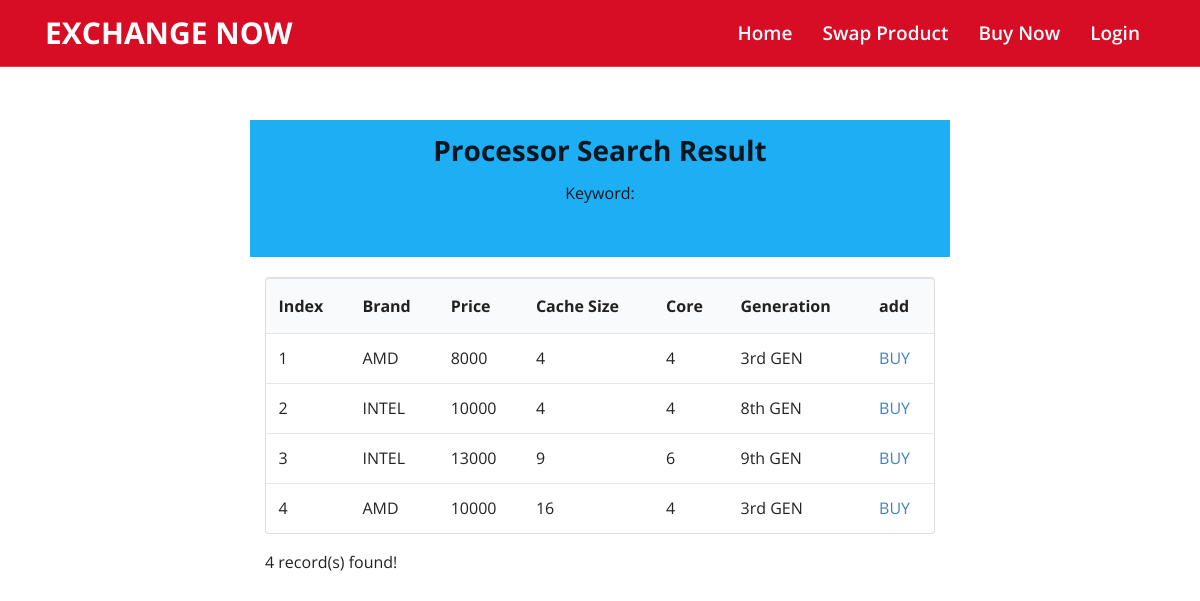
/exchange/buynow/intact_processor_searchresult.php, run on the app's committed database.
### tables this page shows
CREATE TABLE `processor` (
  `P_ID` int(20) NOT NULL,
  `P_NAME` varchar(20) DEFAULT NULL,
  `P_PRICE` int(11) DEFAULT NULL,
  `CACHE_SIZE` int(11) DEFAULT NULL,
  `CORE` int(11) DEFAULT NULL,
  `P_TYPE` varchar(10) DEFAULT NULL,
  `P_CATAGORY` int(11) NOT NULL DEFAULT 0
);

### exchange/buynow/intact_processor_searchresult.php (the view, shortened to what this page needs)
<!DOCTYPE html>
<html>
<head>
  <link rel="stylesheet" href="../css/fontawesome.css">
  <link rel="stylesheet" href="../css/owl.carousel.min.css">
  <link rel="stylesheet" href="../css/bootstrap.min.css">
  <link rel="stylesheet" href="../css/style.css">
  <link rel="stylesheet" href="../css/responsive.css">
  <link rel="stylesheet" href="../css/semantic.min.css">
   <?php require_once('../db_config.php'); ?>
   <?php $keyword = $_GET['keyword']; ?>
</head>
<body>
<header class="header fixed-top">
  <div class="container">
    <nav class="navbar navbar-expand-lg navbar-light">
       <a class="navbar-brand" href="../#"></span>Exchange Now</a>
      <div class="collapse navbar-collapse" id="collapsibleNavbar">
        <ul class="navbar-nav ml-auto">
         <li class="nav-item">
           <a class="nav-link active" href="../index.php"> Home</a>
         </li>
          <li class="nav-item">
           <a class="nav-link active" href="../customersell.html"> Swap Product</a>
         </li>
         <li class="nav-item">
           <a class="nav-link active" href="../buynow.php"> Buy Now</a>
         </li>
         <li class="nav-item">
           <a class="nav-link active" href="../login.php"> Login</a>
         </li>
       </ul>
      </div>
    </nav>
  </div>
</header>
<br>
<br>
<br><br>
<br><br>
</body>
<body>
  <div class="ui text container" style ="text-align: center; background-color: #1eaef4; padding: 1% ">
  <h1> Processor Search Result</h1>
  <p>Keyword:
  </p>
  <br>
  </div>
  <br>
  <?php
    $conn = new mysqli($servername, $username, $password, $dbname);
   $query = "SELECT * FROM `processor` WHERE P_CATAGORY =1 AND P_NAME LIKE '%$keyword%'";
    if ($result = $conn->query($query)) {
      printf('<div class="ui text container">');
      printf('<table class="ui unstackable table">');
      printf("<thead> <tr> <th>Index</th> <th>Brand</th> <th>Price</th> <th>Cache Size</th> <th>Core</th> <th>Generation</th> <th>add</th> </tr> </thead>");
      $index = 1;
        while ($row = $result->fetch_assoc()) {
            printf ('<tr> <td>%s</td> <td>%s</td> <td>%s</td> <td>%s</td> <td>%s</td> <td>%s</td> <td><a href="../payment.php?price=%s"> BUY</a> </td>
              </tr>', $index, $row["P_NAME"], $row["P_PRICE"], $row["CACHE_SIZE"], $row["CORE"], $row["P_TYPE"], $row["P_PRICE"]);
            $index++;
        }
        printf("</table>");
        printf("%d record(s) found!<br>", $result->num_rows);
      printf('</div>');
    }
    else
    {
      printf("No record found!");
    }
  ?>
</body>
</html>

### exchange/css/style.css (style rules this page uses)
* { margin: 0; padding: 0; outline: none; }
a { text-decoration: none!important; }
.header { border-bottom: 1px solid rgba(255,255,255,.2); background-color: #d70d25; }
.header .navbar { padding: 0; }
.header .navbar.navbar-light .navbar-brand { font-size: 30px; font-weight: 700; text-transform: uppercase; color: #ffffff; }
.header .navbar #collapsibleNavbar .nav-item .nav-link { color: #ffffff; font-size: 19px; text-transform: capitalize; font-weight: 600; padding: 20px 15px 20px; line-height: 26px; opacity: 0.6; }
.header .navbar #collapsibleNavbar .nav-item .nav-link.active { opacity: 1; }

### data on the page
processor: P_NAME "AMD", P_PRICE "8000", CACHE_SIZE "4", CORE "4", P_TYPE "3rd GEN"
processor: P_NAME "INTEL", P_PRICE "10000", CACHE_SIZE "4", CORE "4", P_TYPE "8th GEN"
processor: P_NAME "INTEL", P_PRICE "13000", CACHE_SIZE "9", CORE "6", P_TYPE "9th GEN"
processor: P_NAME "AMD", P_PRICE "10000", CACHE_SIZE "16", CORE "4", P_TYPE "3rd GEN"

### other printed values
$result->num_rows "4"
